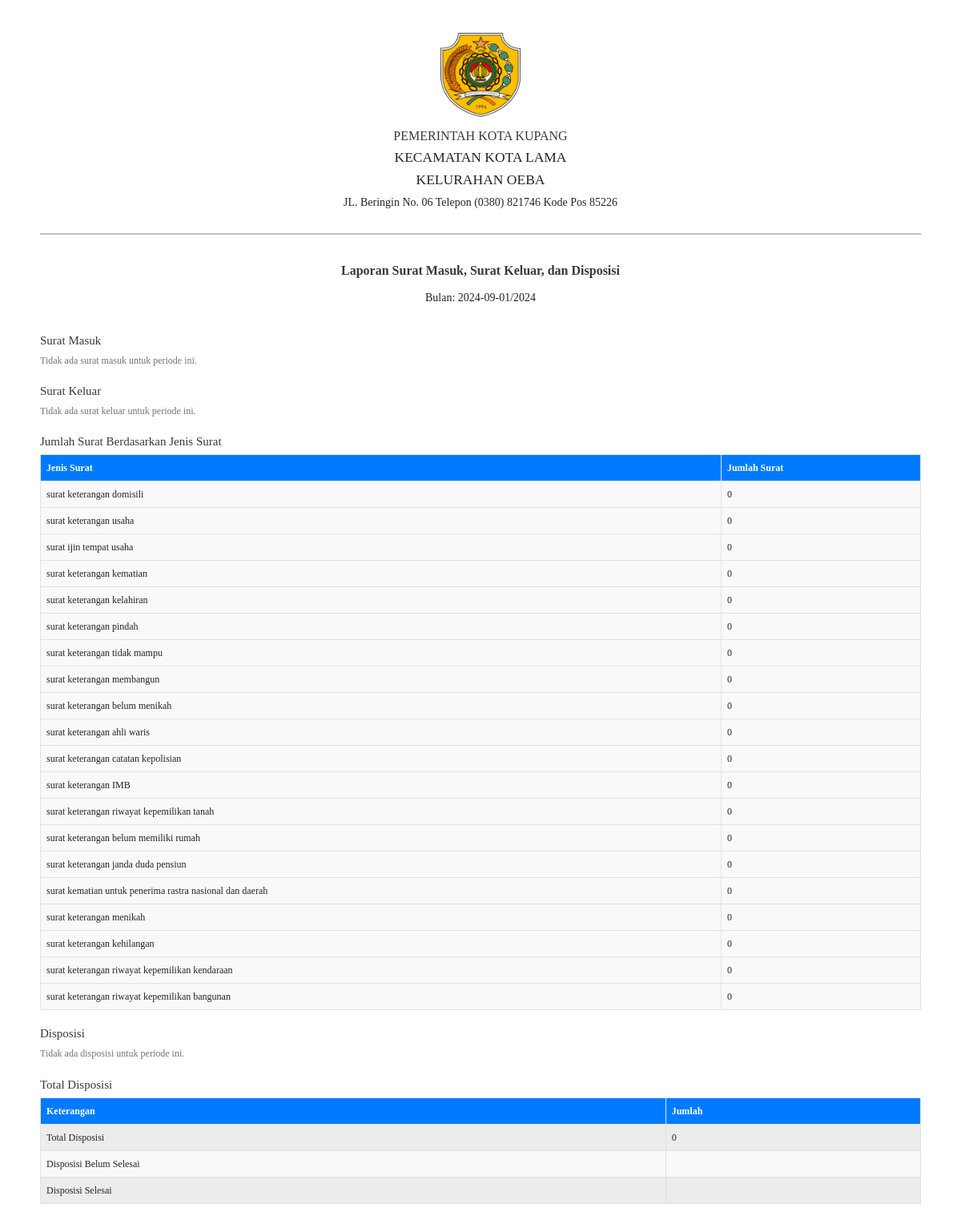
The page /lurah/generate_laporan.php?bulan=2024-09-01 on the database its author committed.
### tables this page shows
CREATE TABLE `jenissurat` (
  `idJenisSurat` int(10) NOT NULL,
  `jenissurat` varchar(255) NOT NULL,
  `kodesurat` varchar(255) NOT NULL,
  `isi` text NOT NULL
);

### lurah/generate_laporan.php (the view, shortened to what this page needs)
<!DOCTYPE html>
<html lang="en">
<head>
    <link href="https://cdn.jsdelivr.net/npm/bootstrap@5.3.0-alpha1/dist/css/bootstrap.min.css" rel="stylesheet">
</head>
<?php
include '../config/config.php';
$bulan = isset($_GET['bulan']) ? $_GET['bulan'] : date('m');
$tahun = isset($_GET['tahun']) ? $_GET['tahun'] : date('Y');
$querySuratMasuk = "SELECT nosuratmasuk, tanggalsurat, pengirim, tujuan
                    FROM suratmasuk
                    WHERE MONTH(tanggalsurat) = '$bulan' AND YEAR(tanggalsurat) = '$tahun'";
$resultSuratMasuk = mysqli_query($koneksi, $querySuratMasuk);
$querySuratKeluar = "SELECT surat_keluar.idsuratkeluar, berkaspengajuansuratkeluar.tanggalselesai, jenissurat.jenissurat,
                             warga.namalengkap,
                             SUBSTRING_INDEX(SUBSTRING_INDEX(warga.alamat, 'RT ', -1), ' ', 1) AS rt,
                             SUBSTRING_INDEX(SUBSTRING_INDEX(warga.alamat, 'RW ', -1), ' ', 1) AS rw
                     FROM surat_keluar
                     JOIN berkaspengajuansuratkeluar ON berkaspengajuansuratkeluar.idberkassurat = surat_keluar.idberkassuratkeluar
                     JOIN jenissurat ON jenissurat.idJenisSurat = berkaspengajuansuratkeluar.Idjenisurat
                     JOIN warga ON warga.NIK = berkaspengajuansuratkeluar.nik
                     WHERE berkaspengajuansuratkeluar.status_surat = 'diterima'
                     AND MONTH(berkaspengajuansuratkeluar.tanggalselesai) = '$bulan'
                     AND YEAR(berkaspengajuansuratkeluar.tanggalselesai) = '$tahun'
                     ORDER BY rt ASC";
$resultSuratKeluar = mysqli_query($koneksi, $querySuratKeluar);
$queryJumlahSurat = "SELECT jenissurat.idJenisSurat, jenissurat.jenissurat,
                            COUNT(surat_keluar.idsuratkeluar) AS jumlah_surat
                            FROM jenissurat
                            LEFT JOIN berkaspengajuansuratkeluar ON berkaspengajuansuratkeluar.Idjenisurat = jenissurat.idJenisSurat
                            LEFT JOIN surat_keluar ON surat_keluar.idberkassuratkeluar = berkaspengajuansuratkeluar.idberkassurat
                            AND MONTH(berkaspengajuansuratkeluar.tanggalselesai) = '$bulan'
                            AND YEAR(berkaspengajuansuratkeluar.tanggalselesai) = '$tahun'
                      GROUP BY jenissurat.idJenisSurat";
$resultJumlahSurat = mysqli_query($koneksi, $queryJumlahSurat);
$queryDisposisi = "SELECT disposisi.idDisposisi, suratmasuk.nosuratmasuk, disposisi.tanggaldisposisi, disposisi.status, pegawai.namalengkap
                   FROM disposisi
                   JOIN suratmasuk ON suratmasuk.nosuratmasuk = disposisi.nosurat
                   JOIN pegawai ON pegawai.idPegawai = disposisi.idpegawai
                   WHERE MONTH(disposisi.tanggaldisposisi) = '$bulan'
                   AND YEAR(disposisi.tanggaldisposisi) = '$tahun'
                   ORDER BY disposisi.tanggaldisposisi";
$resultDisposisi = mysqli_query($koneksi, $queryDisposisi);
$queryStatus = "SELECT
                   COUNT(*) AS total_disposisi,
                   SUM(CASE WHEN disposisi.status = 'Belum Selesai' THEN 1 ELSE 0 END) AS total_belum_selesai,
                   SUM(CASE WHEN disposisi.status = 'Selesai' THEN 1 ELSE 0 END) AS total_selesai
                FROM disposisi
                JOIN suratmasuk ON suratmasuk.nosuratmasuk = disposisi.nosurat
                WHERE MONTH(disposisi.tanggaldisposisi) = '$bulan'
                AND YEAR(disposisi.tanggaldisposisi) = '$tahun'";
$resultStatus = mysqli_query($koneksi, $queryStatus);
if ($resultStatus && mysqli_num_rows($resultStatus) > 0) {
    $status = mysqli_fetch_assoc($resultStatus);
} else {
    $status = [
        'total_disposisi' => 0,
        'total_belum_selesai' => 0,
        'total_selesai' => 0
    ];
}
?>
<body>
    <div class="container mt-4">
        <div class="row">
            <div class="col-12 text-center">
                <img src="../assets/img/logo_kota_kupang.png" alt="Logo Kota Kupang" style="width: 100px;">
            </div>
        </div>
        <div class="row">
            <div class="col-12 text-center mt-3">
                <h4>PEMERINTAH KOTA KUPANG</h4>
                <h5>KECAMATAN KOTA LAMA</h5>
                <h5>KELURAHAN OEBA</h5>
                <p>JL. Beringin No. 06 Telepon (0380) 821746 Kode Pos 85226</p>
            </div>
        </div>
        <hr style="border-top: 2px solid black;">
        <div class="row">
            <div class="col-12 text-center mt-4">
                <h4><strong>Laporan Surat Masuk, Surat Keluar, dan Disposisi</strong></h4>
            </div>
        </div>
        <div class="row">
            <div class="col-12 text-center mt-2">
                <p>Bulan: <?php echo $bulan . '/' . $tahun; ?></p>
            </div>
        </div>
        <div class="row">
            <div class="col-12">
                <div class="table-container">
                    <h3>Surat Masuk</h3>
                    <?php if ($resultSuratMasuk && mysqli_num_rows($resultSuratMasuk) > 0) { ?>
                    <p>Jumlah Surat Masuk: <?php echo mysqli_num_rows($resultSuratMasuk); ?></p>
                    <table class="table table-bordered">
                        <thead>
                            <tr>
                                <th>No Surat Masuk</th>
                                <th>Tanggal Surat</th>
                                <th>Pengirim</th>
                                <th>Tujuan</th>
                            </tr>
                        </thead>
                        <tbody>
                            <?php while ($row = mysqli_fetch_assoc($resultSuratMasuk)) { ?>
                            <tr>
                                <td><?php echo $row['nosuratmasuk']; ?></td>
                                <td><?php echo date('d-m-Y', strtotime($row['tanggalsurat'])); ?></td>
                                <td><?php echo $row['pengirim']; ?></td>
                                <td><?php echo $row['tujuan']; ?></td>
                            </tr>
                            <?php } ?>
                        </tbody>
                    </table>
                    <?php } else { ?>
                    <p>Tidak ada surat masuk untuk periode ini.</p>
                    <?php } ?>
                </div>
                <div class="table-container">
                    <h3>Surat Keluar</h3>
                    <?php if ($resultSuratKeluar && mysqli_num_rows($resultSuratKeluar) > 0) { ?>
                    <p>Jumlah Surat Keluar: <?php echo mysqli_num_rows($resultSuratKeluar); ?></p>
                    <table class="table table-bordered">
                        <thead>
                            <tr>
                                <th>No Surat Keluar</th>
                                <th>Jenis Surat</th>
                                <th>Nama Warga</th>
                                <th>RT/RW</th>
                                <th>Tanggal Selesai</th>
                            </tr>
                        </thead>
                        <tbody>
                            <?php while ($row = mysqli_fetch_assoc($resultSuratKeluar)) { ?>
                            <tr>
                                <td><?php echo $row['idsuratkeluar']; ?></td>
                                <td><?php echo $row['jenissurat']; ?></td>
                                <td><?php echo $row['namalengkap']; ?></td>
                                <td><?php echo $row['rt'] . '/' . $row['rw']; ?></td>
                                <td><?php echo date('d-m-Y', strtotime($row['tanggalselesai'])); ?></td>
                            </tr>
                            <?php } ?>
                        </tbody>
                    </table>
                    <?php } else { ?>
                    <p>Tidak ada surat keluar untuk periode ini.</p>
                    <?php } ?>
                </div>
                <div class="table-container">
                    <h3>Jumlah Surat Berdasarkan Jenis Surat</h3>
                    <?php if ($resultJumlahSurat && mysqli_num_rows($resultJumlahSurat) > 0) { ?>
                    <table class="table table-bordered">
                        <thead>
                            <tr>
                                <th>Jenis Surat</th>
                                <th>Jumlah Surat</th>
                            </tr>
                        </thead>
                        <tbody>
                            <?php while ($row = mysqli_fetch_assoc($resultJumlahSurat)) { ?>
                            <tr>
                                <td><?php echo $row['jenissurat']; ?></td>
                                <td><?php echo $row['jumlah_surat'] > 0 ? $row['jumlah_surat'] : 0; ?></td>
                            </tr>
                            <?php } ?>
                        </tbody>
                    </table>
                    <?php } else { ?>
                    <p>Tidak ada data jumlah surat untuk periode ini.</p>
                    <?php } ?>
                </div>
                <div class="table-container">
                    <h3>Disposisi</h3>
                    <?php if ($resultDisposisi && mysqli_num_rows($resultDisposisi) > 0) { ?>
                    <table class="table table-bordered">
                        <thead>
                            <tr>
                                <th>No Surat Masuk</th>
                                <th>Tanggal Disposisi</th>
                                <th>Status</th>
                                <th>Nama Pegawai</th>
                            </tr>
                        </thead>
                        <tbody>
                            <?php while ($row = mysqli_fetch_assoc($resultDisposisi)) { ?>
                            <tr>
                                <td><?php echo $row['nosuratmasuk']; ?></td>
                                <td><?php echo $row['tanggaldisposisi']; ?></td>
                                <td><?php echo $row['status']; ?></td>
                                <td><?php echo $row['namalengkap']; ?></td>
                            </tr>
                            <?php } ?>
                        </tbody>
                    </table>
                    <?php } else { ?>
                    <p>Tidak ada disposisi untuk periode ini.</p>
                    <?php } ?>
                </div>
                <div class="table-container mt-4">
                    <h4>Total Disposisi</h4>
                    <table class="table table-bordered table-striped">
                        <thead>
                            <tr>
                                <th scope="col">Keterangan</th>
                                <th scope="col">Jumlah</th>
                            </tr>
                        </thead>
                        <tbody>
                            <tr>
                                <td>Total Disposisi</td>
                                <td><?php echo $status['total_disposisi']; ?></td>
                            </tr>
                            <tr>
                                <td>Disposisi Belum Selesai</td>
                                <td><?php echo $status['total_belum_selesai']; ?></td>
                            </tr>
                            <tr>
                                <td>Disposisi Selesai</td>
                                <td><?php echo $status['total_selesai']; ?></td>
                            </tr>
                        </tbody>
                    </table>
                </div>
            </div>
        </div>
    </div>
</body>
</html>

### lurah/generate_laporan.php (style rules this page uses)
html, body { margin: 0; padding: 0; width: 100%; background-color: #fff; font-family: 'Times New Roman', Times, serif; font-size: 14px; }
.container { background-color: #fff; padding: 20px; margin-top: 20px; }
h3, h4 { color: #343a40; font-size: 16px; }
.table th, .table td { vertical-align: middle; font-size: 12px; }
.table-bordered td, .table-bordered th { border: 1px solid #dee2e6; }
.table-container { margin-top: 20px; }
.table-striped tbody tr:nth-of-type(odd) { background-color: #f2f2f2; }
.table th { background-color: #007bff; color: white; }
.table td { background-color: #f9f9f9; }
.table-container p { font-size: 12px; color: #6c757d; }
.table-container .table { margin-bottom: 0; }
.table-container h3, .table-container h4 { font-size: 15px; }

### rows shown on the page
jenissurat: jenissurat "surat keterangan domisili"
jenissurat: jenissurat "surat keterangan usaha"
jenissurat: jenissurat "surat ijin tempat usaha"
jenissurat: jenissurat "surat keterangan kematian"
jenissurat: jenissurat "surat keterangan kelahiran"
jenissurat: jenissurat "surat keterangan pindah"
jenissurat: jenissurat "surat keterangan tidak mampu"
jenissurat: jenissurat "surat keterangan membangun"
jenissurat: jenissurat "surat keterangan belum menikah"
jenissurat: jenissurat "surat keterangan ahli waris"
jenissurat: jenissurat "surat keterangan catatan kepolisian"
jenissurat: jenissurat "surat keterangan IMB"
jenissurat: jenissurat "surat keterangan riwayat kepemilikan tanah"
jenissurat: jenissurat "surat keterangan belum memiliki rumah"
jenissurat: jenissurat "surat keterangan janda duda pensiun"
jenissurat: jenissurat "surat kematian untuk penerima rastra nasional dan daerah"
jenissurat: jenissurat "surat keterangan menikah"
jenissurat: jenissurat "surat keterangan kehilangan"
jenissurat: jenissurat "surat keterangan riwayat kepemilikan kendaraan"
jenissurat: jenissurat "surat keterangan riwayat kepemilikan bangunan"

### other values the page prints
$bulan "2024-09-01"
$tahun "2024"
$status['total_disposisi'] "0"
